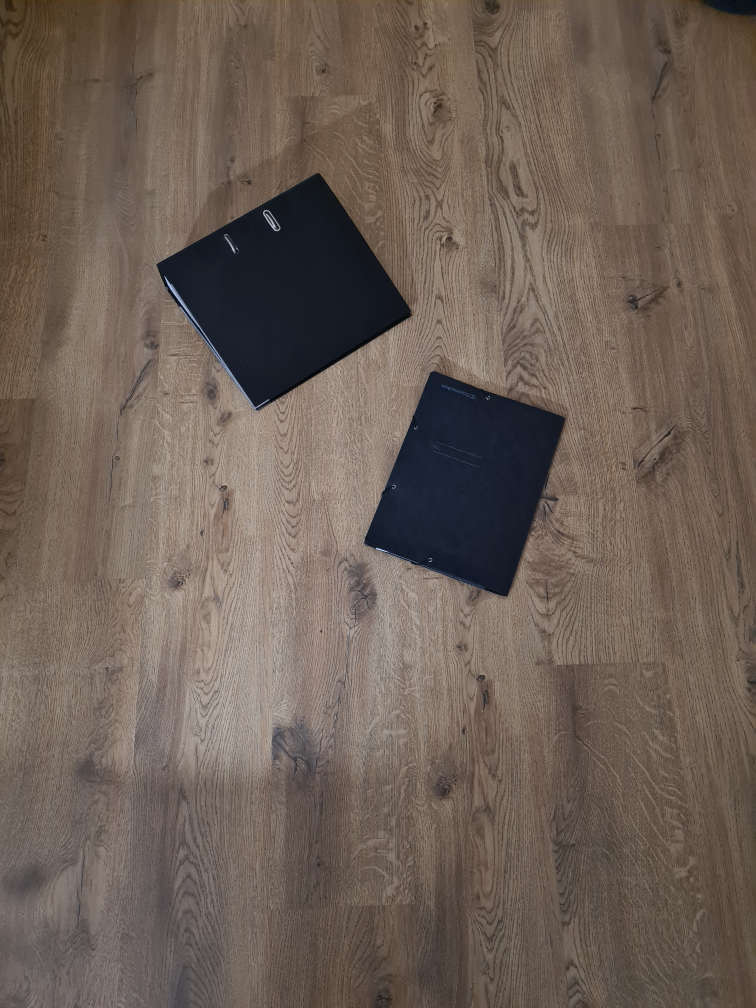
#> input picture Vision/test_polygons.jpg, 3024 x 4032 px (shown at 1/4 size)
$ python pyclipper.py
#> lines starting #> are read from the running program, lines starting #| are printed output that depends on the picture; after the words box and inside, x2 and y2 are one past the last pixel; in counts of white or black regions, pixels touching at a corner belong together
import cv2 as cv
import numpy as np
from matplotlib import pyplot as plt
import pyclipper
img = cv.imread("test_polygons.jpg", cv.IMREAD_GRAYSCALE)
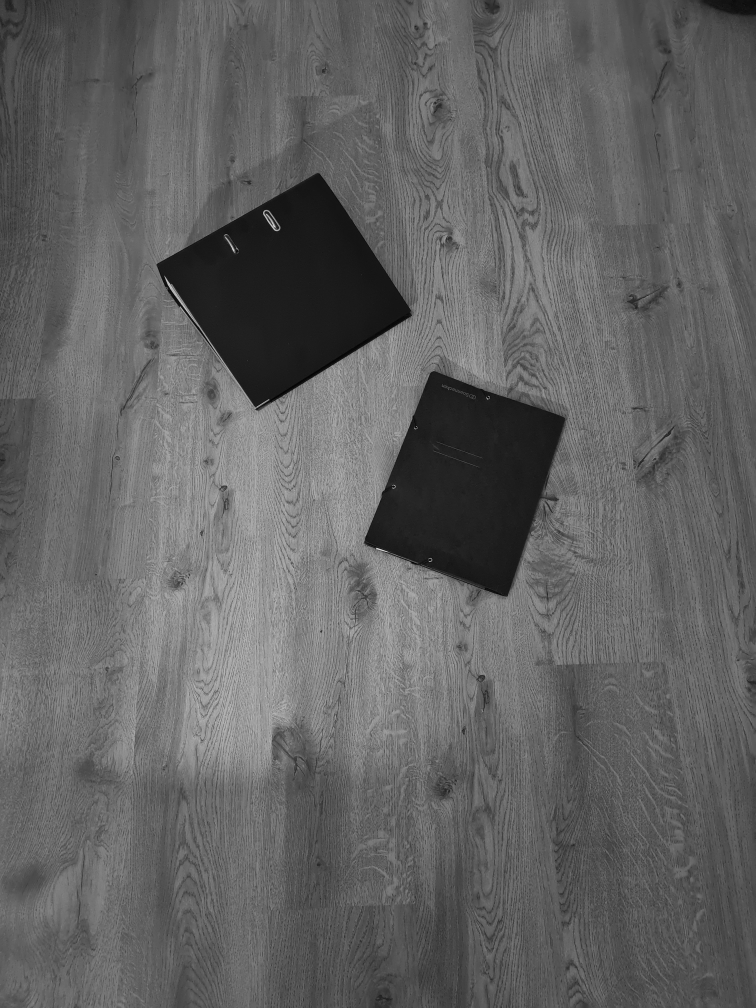
#> img: shape (4032, 3024) (shown at 1/4 size); min 0, max 255, mean 98.3
#img = cv.imread("polygon_test.png", cv.IMREAD_GRAYSCALE)
h,w= img.shape
#> h = 4032; w = 3024
img = cv.resize(img, dsize=[int(w/2),int(h/4)])
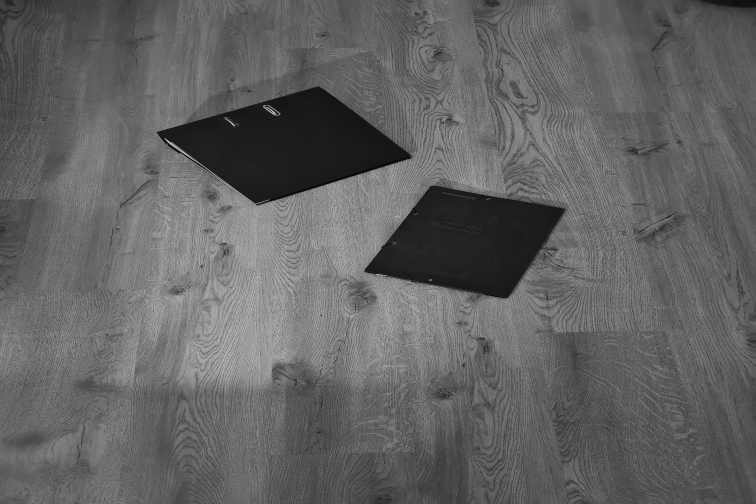
#> img: shape (1008, 1512) (shown at 1/2 size); min 1, max 254, mean 98.4

img = cv.equalizeHist(img)
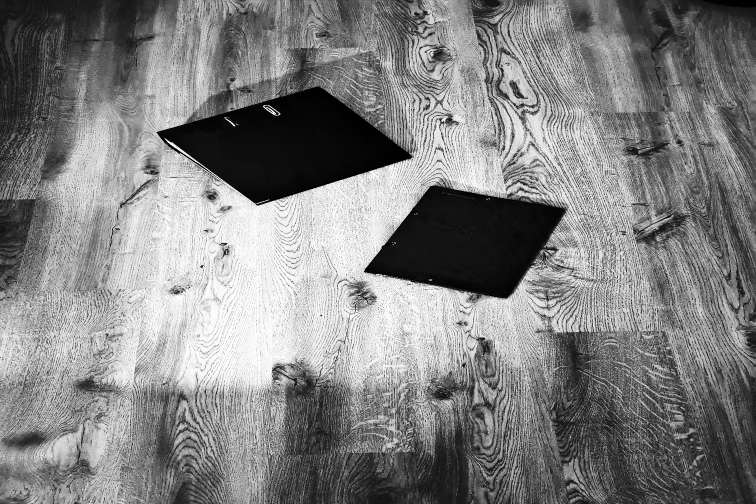
#> img: shape (1008, 1512) (shown at 1/2 size); min 0, max 255, mean 129
img = cv.bilateralFilter(img, 15, 60, 150)
#img = cv.GaussianBlur(img, (5,5), 0)
ret, img = cv.threshold(img,20,255,cv.THRESH_BINARY)
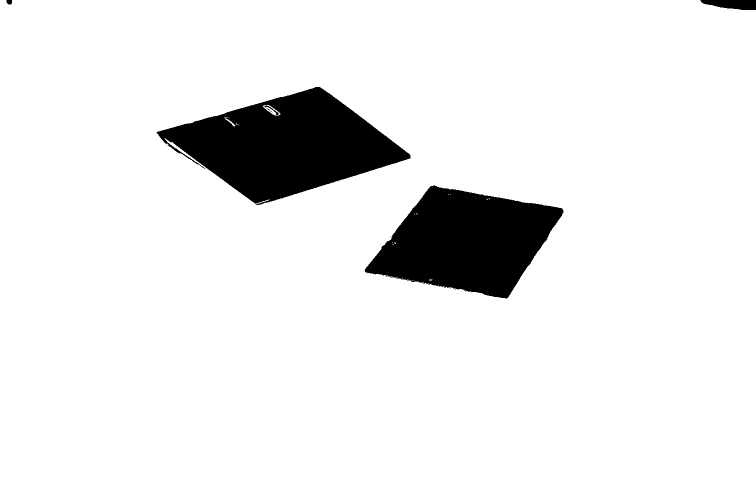
#> img: shape (1008, 1512) (shown at 1/2 size); 92% white; 11 black regions (6 under 20 px), largest, box (x1, y1, x2, y2) and area: (313, 174, 822, 410) 64256, (729, 371, 1127, 597) 55082, (1401, 0, 1512, 20) 1695, (529, 211, 558, 230) 93, (13, 0, 24, 9) 87
img = cv.morphologyEx(img, cv.MORPH_OPEN, np.ones((11,11),np.uint8))
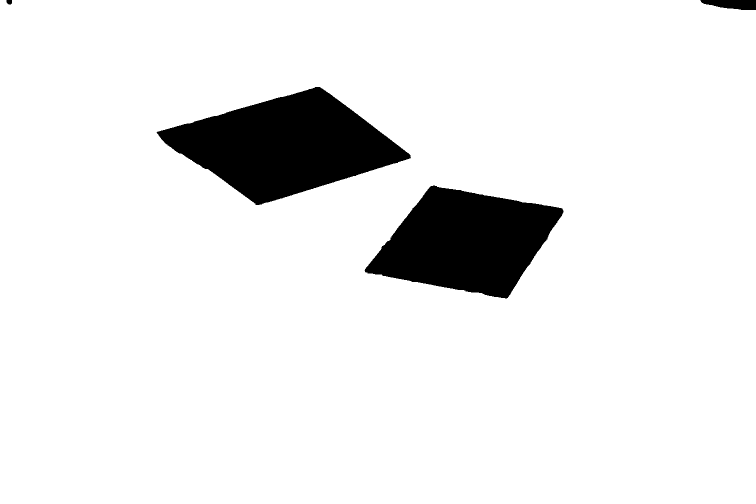
#> img: shape (1008, 1512) (shown at 1/2 size); 92% white; 4 black regions
contours, hierarchy = cv.findContours(img, cv.RETR_TREE, cv.CHAIN_APPROX_NONE)
#> contours = 3 contours; box (x1, y1, x2, y2) and area: (0, 0, 1512, 1008) 1519798, (312, 173, 823, 411) 65664, (728, 370, 1128, 598) 55783
img_col = cv.cvtColor(img, cv.COLOR_GRAY2RGB)
#> img_col: shape (1008, 1512, 3); 92% white; 4 black regions, box (x1, y1, x2, y2) and area: (313, 174, 822, 410) 65147, (729, 371, 1127, 597) 55326, (1401, 0, 1512, 20) 1695, (13, 0, 24, 9) 87
for contour in contours:
    epsilon = 0.03*cv.arcLength(contour,True)
    approx = cv.approxPolyDP(contour,epsilon,True)
    approx = np.append(approx, [approx[0]], axis=0)
    # https://github.com/fonttools/pyclipper/tree/main/src
    subj = tuple(map(lambda x:tuple(x[0]), approx))
#> (the run stopped early here; a loop or call above may not have finished)
